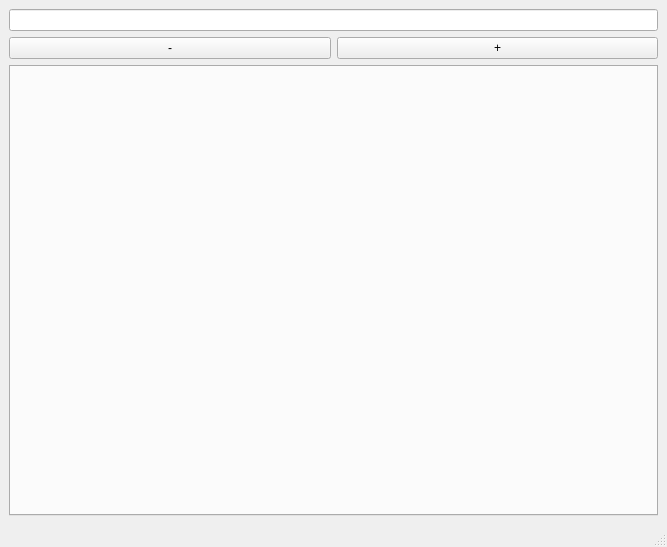
<?xml version="1.0" encoding="UTF-8"?>
<ui version="4.0">
 <class>MainWindow</class>
 <widget class="QMainWindow" name="MainWindow">
  <property name="geometry">
   <rect>
    <x>0</x>
    <y>0</y>
    <width>667</width>
    <height>547</height>
   </rect>
  </property>
  <property name="windowTitle">
   <string>MainWindow</string>
  </property>
  <widget class="QWidget" name="centralwidget">
   <layout class="QGridLayout" name="gridLayout">
    <item row="2" column="0" colspan="2">
     <widget class="QTabWidget" name="tabWidget"/>
    </item>
    <item row="1" column="1">
     <widget class="QPushButton" name="btn_mas">
      <property name="text">
       <string>+</string>
      </property>
     </widget>
    </item>
    <item row="1" column="0">
     <widget class="QPushButton" name="btn_menos">
      <property name="text">
       <string>-</string>
      </property>
     </widget>
    </item>
    <item row="0" column="0" colspan="2">
     <widget class="QLineEdit" name="url"/>
    </item>
   </layout>
  </widget>
  <widget class="QMenuBar" name="menubar">
   <property name="geometry">
    <rect>
     <x>0</x>
     <y>0</y>
     <width>667</width>
     <height>26</height>
    </rect>
   </property>
  </widget>
  <widget class="QStatusBar" name="statusbar"/>
 </widget>
 <resources/>
 <connections/>
</ui>
